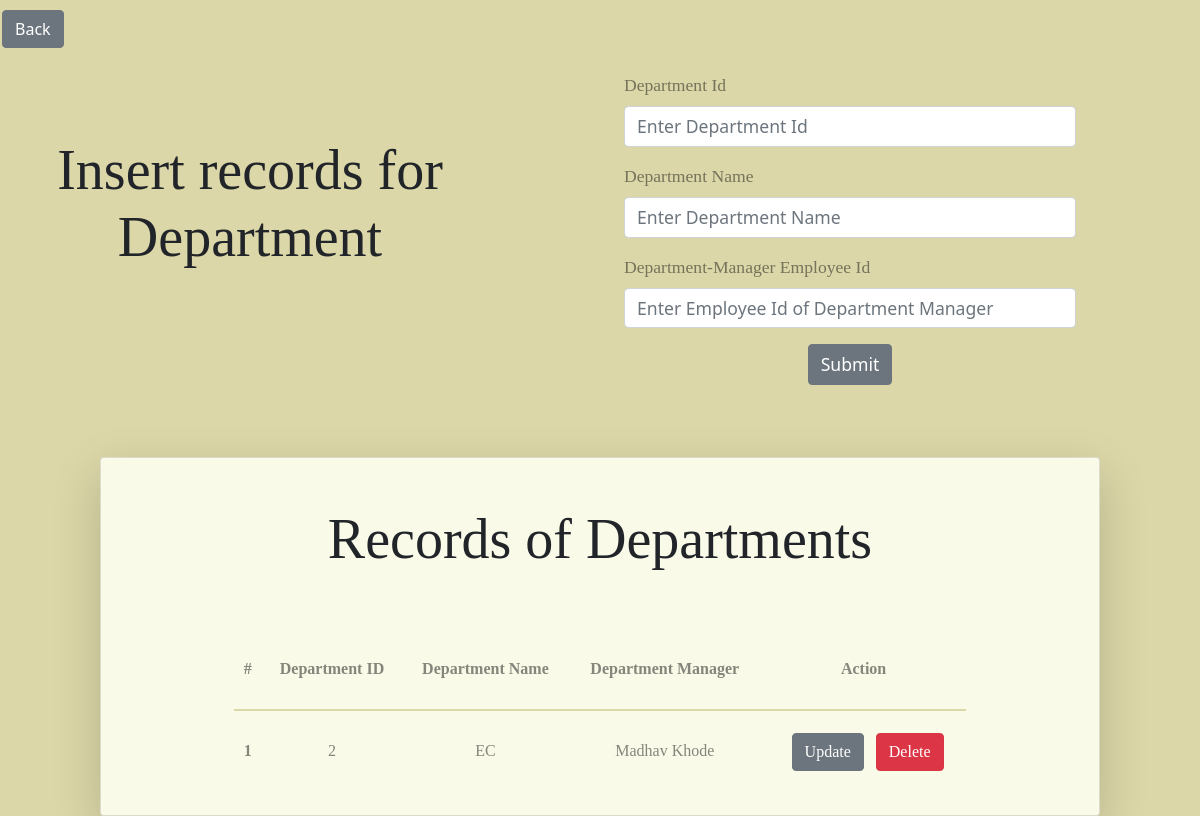
Page /department/ on the committed database.
### home/models.py (models this page shows)
class Departments(models.Model):
    Department_id = models.IntegerField(primary_key = True)
    Department_name = models.CharField(max_length=50)
    Department_manager = models.OneToOneField(Employee, related_name='manager', on_delete=models.CASCADE, null = True)

class Employee(models.Model):
    Employee_id = models.IntegerField(primary_key = True)
    Employee_name = models.CharField(max_length = 50)

### home/views.py (the view, shortened to what this page needs)
# urls.py: path('department/',department_home, name="department_home"),
def department_home(request):
    Department_all=Departments.objects.all()
    context={
        'Department_all' : Department_all,
        'Title': "Department | Home",
        'back_url' : "/ "
    }
    return render(request,"department_home.html",context)

### home/templates/department_home.html (shortened to what this page needs)
{% extends "base.html" %}
{% block start %}
<div id="department_home_body">
<div class="row m-0 p-0 pt-5 d-flex justify-content-end align-items-center">
<h1 class="mb-5 col-sm-5 text-center">Insert records for Department</h1>
<form class="p-4 container col-sm-5 form-group" method="post">
  <div class="mb-3">
    <label for="department_id" class="form-label">Department Id </label>
    <input
      type="number"
      class="form-control"
      id="department_id"
      name="department_id"
      placeholder="Enter Department Id"
      required
    />
  </div>
  <div class="mb-3">
    <label for="department_name" class="form-label"> Department Name </label>
    <input
      type="text"
      class="form-control"
      id="department_name"
      name="department_name"
      placeholder="Enter Department Name"
      required
    />
  </div>
  <div class="mb-3">
    <label for="department_manager_id" class="form-label"> Department-Manager Employee Id </label>
    <input
      type="number"
      class="form-control"
      id="department_manager_id"
      name="department_manager_id"
      placeholder="Enter Employee Id of Department Manager"
      required
    />
  </div>
  <div class="mx-auto mt-2 text-center">
    <input class="btn btn-secondary" type="submit" />
  </div>
</form>
</div>
<div class="col-10 mx-auto shadow-lg mt-5 card p-0">
  <h1 class="text-center my-5">Records of Departments</h1>
  <div class="col-9 mx-auto p-2">
    <table class="table table-borderless">
      <thead>
        <tr class="text-center border-bottom">
          <th scope="col">#</th>
          <th scope="col">Department ID</th>
          <th scope="col">Department Name</th>
          <th scope="col">Department Manager</th>
          <th scope="col">Action</th>
        </tr>
      </thead>
      <tbody>
        {%for department in Department_all %}
        <tr class="text-center">
          <th scope="row">{{forloop.counter}}</th>
          <td>{{department.Department_id}}</td>
          <td>{{department.Department_name}}</td>
          <td>{{department.Department_manager.Employee_name}}</td>
          <td class="text-center">
            <a
              href="/department-update/{{department.Department_id}}"
              class="btn mx-2 btn-secondary"
              >Update</a
            >
            <a
              href="/department-delete/{{department.Department_id}}"
              class="btn btn-danger"
              >Delete</a
            >
          </td>
        </tr>
        {% endfor %}
      </tbody>
    </table>
  </div>
</div>
</div>
{% endblock%}

### home/static/css/index.css (style rules this page uses)
#department_home_body { min-height: 100vh; height: max-content; background-color: #DBD7A8; }
#department_home_body h1 { font-family: Cochin; font-size: 3.5em; }
#department_home_body input { font-size: 1.1em; }
#department_home_body .card { background-color: #F9FAE7; }
#department_home_body label { font-family: 'Lucida Sans', 'Lucida Sans Regular', 'Lucida Grande', 'Lucida Sans Unicode'; font-size: 1.1em; color: rgba(0, 0, 0, 0.468); }
#department_home_body table { font-family: 'Lucida Sans', 'Lucida Sans Regular', 'Lucida Grande', 'Lucida Sans Unicode'; font-size: 1em; color: rgba(0, 0, 0, 0.468); }
thead { border-bottom: 2px solid #DBD7A8; }
#department_home_body th,td { line-height: 4em!important; vertical-align: middle; }

### rows in the picture
Departments: Department_id "2", Department_name "EC", Department_manager.Employee_name "Madhav Khode"
